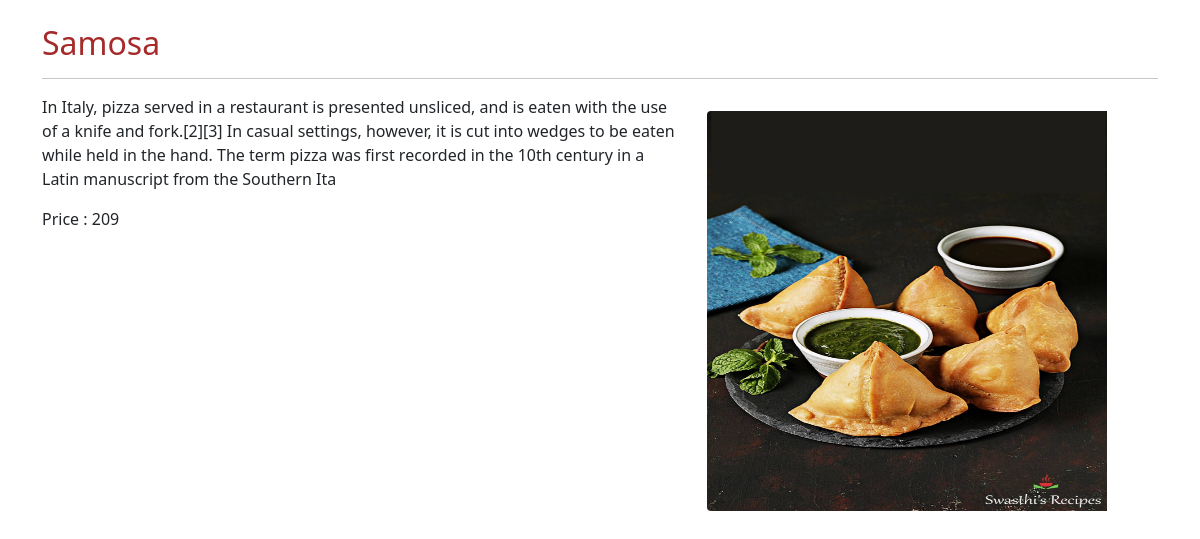
Screenshot of /fooddesk/3 (signed in) with the database file from the repository.
### foodfest/models.py (models this page shows, shortened)
class Product(models.Model):
    id = models.AutoField(primary_key=True)
    name = models.CharField(max_length=50)
    category = models.CharField(max_length=50, default="")
    price = models.IntegerField(default=0)
    desc = models.CharField(max_length=300)
    image = models.ImageField(upload_to='food/images', default="")

### foodfest/views.py (the view)
# urls.py: path('fooddesk/<id>', views.fooddesk,name='fooddesk'),
@login_required(login_url='signin')
def fooddesk(request,id):
    food=Product.objects.filter(id=id).first()
    context={'food':food}
    return render(request,'foodfest/fooddesk.html',context)

### foodfest/templates/foodfest/fooddesk.html (shortened to what this page needs)
<!doctype html>
<html lang="en">
  <head>
    <link href="https://cdn.jsdelivr.net/npm/bootstrap@5.1.3/dist/css/bootstrap.min.css" rel="stylesheet">
  </head>
  <body>
    <div class="container marketing mt-4">
        <h2 class="featurette-heading" id="head1">{{food.name}}</h2>
        <hr class="featurette-divider">
        <div class="row featurette">
          <div class="col-md-7">
            <p id="para2" class="lead">{{food.desc}}</p>
            <p id="para2" class="lead">Price : <strong>{{food.price}}</strong></p>
          </div>
          <div class="col-md-5">
            <img src="/media/{{food.image}}" class="img-fluid rounded-start mt-3" alt="..." style="height: 400px; width: 400px;">
          </div>
        </div>
    </div>
  </body>
</html>

### foodfest/templates/foodfest/fooddesk.html (style rules this page uses)
#para2 { font-size: 1rem; }
#head1 { font-size: 2rem; color: brown; }

### rows the page displays
Product: name "Samosa", desc "In Italy, pizza served in a restaurant is presented unsliced, and is eaten with the use of a knife and fork.[2][3] In casual settings, however, it is cut into wedges to be eaten while held in the hand. The term pizza was first recorded in the 10th century in a Latin manuscript from the Southern Ita", price "209", image (picture)
